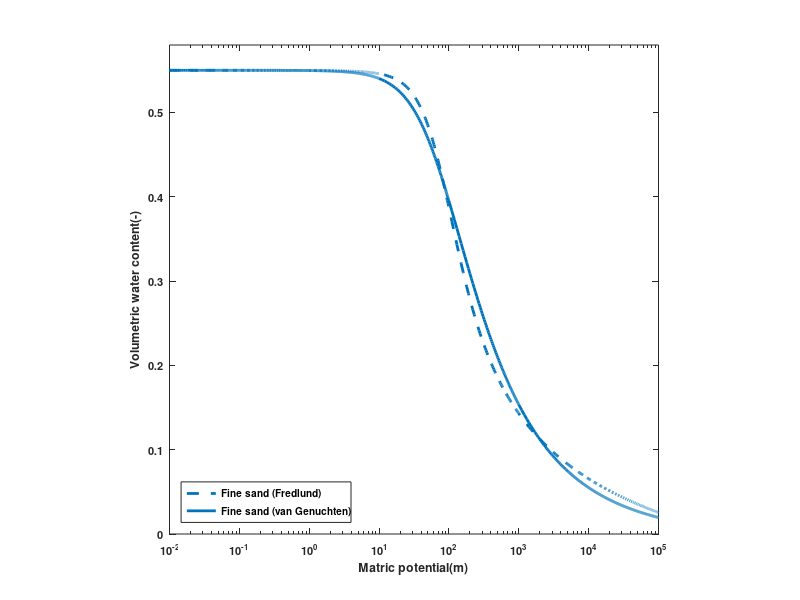

MATLAB code to generate this figure:
clear    
%% Coarse

% AA=14;
% VN=8.5;

% DLAM=5; % Lambda in Corey
% PSI_B=0.06; %sir entry potential

% SWRES=0.06; %residual saturation
% porosity=0.40;
% INTK=10e-9; %intrinsic permeability

%% Medium

% AA=4.5;
% VN=11;
% DLAM=8;
% PSI_B=0.2;
% SWRES=0.09;
% porosity=0.39;
% INTK=5.67e-11;

%% Fine

% AA=3.5;
% VN=7;
% DLAM=5.5;
% PSI_B=0.27;
% SWRES=0.1;
% porosity=0.36;
% INTK=1.15e-11;

%% Clay

AA=0.015;
VN=1.5;

DLAM=5.5;
PSI_B=0.27;

PSIR = 436;
fred_a = 67.4;
fred_n = 2.1;
fred_m = 0.68;

SWRES=0.06;
porosity=0.55;
INTK=1.8e-9; 

%%
PSIC0=1000000;
PSIC= [0.01:0.001:1,1:0.01:10,10:1:100,100:10:1000,1000:100:1000000];
      SI       = SWRES*log(PSIC0./PSIC)./log(PSIC0);
      SWRMS1   = 1-SI;
% model of van      
      AAPVN    = 1+(AA*PSIC).^VN;
      VNF      = (VN-1)/VN;                                            
      AAPVNN   = AAPVN.^VNF;
      SE_van   = 1./AAPVNN;
      SW_van   = SI+SWRMS1.*SE_van;
      RELK_van = SE_van.^0.5.*(1-(1-SE_van.^(1/VNF)).^VNF).^2; 
      KK_van = RELK_van*INTK;
      water_content_van = SW_van*porosity;
% model of brooks

      SE_brooks     = (PSI_B./PSIC).^DLAM; %PSI_B air entry value
      SW_brooks     = SWRMS1.*SE_brooks+SI;
      RELK_brooks   = SE_brooks.^(2+2./DLAM+0.5);
      KK_brooks = RELK_brooks*INTK;
      water_content_brooks = SW_brooks*porosity; 
      water_content_brooks(PSIC <= PSI_B) = porosity;
% model of fredlund

      fred_fitting = 1 - ( log(1+(PSIC./PSIR)) / log(1+(10e5/PSIR)) ); %PSIR suction (kPa) corresponding to residual
      SW_fred = fred_fitting.*(log (exp(1)+ (PSIC./fred_a).^fred_n) ).^-fred_m;
      water_content_fred = SW_fred*porosity;


%% plot k.vs.sw      
% figure
% lw=2; %line width
% fz=8; % fontsize
% fl=8; % label font size
% 
% semilogy(SW_brooks, KK_brooks,'LineStyle','--','color',[0.85,0.33,0.10],'LineWidth',lw);
% hold on
% semilogy(SW_van, KK_van,'LineStyle','-','color',[0.85,0.33,0.10],'LineWidth',lw); %et against sat
% 
% 
% xlabel('Saturation(-)','FontSize',fz,'FontWeight','bold')
% ylabel('Hydraulic conductivity of capillary water(-)','FontSize',fz,'FontWeight','bold')
% hleg1 = legend('Coarse sand (Brooks&Corey)','Coarse sand (van Genuchten)','Location','east');
% set(hleg1, 'Box', 'on','FontSize',fz,'FontWeight','bold')
% ax1 = gca;
% set(ax1,'FontSize',fl,'FontWeight','bold')
% pbaspect([1 1 1])
% axis([0 1 10e-35 1])    

%% plot swcc         
figure
lw=2; %line width
fz=8; % fontsize
fl=8; % label font size

% semilogx(PSIC,water_content_brooks,'LineStyle','--','color',[0.0 0.45 0.74],'LineWidth',lw); %et against sat
semilogx(PSIC,water_content_fred,'LineStyle','--','color',[0.0 0.45 0.74],'LineWidth',lw); %et against sat
hold on
semilogx(PSIC,water_content_van,'LineStyle','-','color',[0.0 0.45 0.74],'LineWidth',lw);

xlabel('Matric potential(m)','FontSize',fz,'FontWeight','bold')
ylabel('Volumetric water content(-)','FontSize',fz,'FontWeight','bold')
% hleg1 = legend('Fine sand (Brooks&Corey)','Fine sand (van Genuchten)','Location','Northwest');
hleg1 = legend('Fine sand (Fredlund)','Fine sand (van Genuchten)','Location','southwest');
set(hleg1, 'Box', 'on','FontSize',fz,'FontWeight','bold')
ax1 = gca;
set(ax1,'FontSize',fl,'FontWeight','bold')
pbaspect([1 1 1])
axis([0 100000 0 0.58])     


